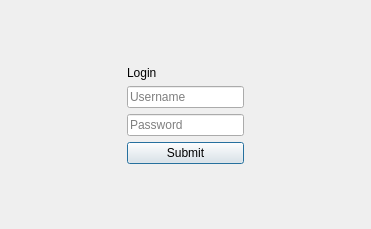
<?xml version="1.0" encoding="UTF-8"?>
<ui version="4.0">
 <class>Login</class>
 <widget class="QDialog" name="Login">
  <property name="geometry">
   <rect>
    <x>0</x>
    <y>0</y>
    <width>371</width>
    <height>229</height>
   </rect>
  </property>
  <property name="windowTitle">
   <string>Dialog</string>
  </property>
  <layout class="QHBoxLayout" name="horizontalLayout">
   <item>
    <spacer name="horizontalSpacer">
     <property name="orientation">
      <enum>Qt::Horizontal</enum>
     </property>
     <property name="sizeHint" stdset="0">
      <size>
       <width>40</width>
       <height>20</height>
      </size>
     </property>
    </spacer>
   </item>
   <item>
    <layout class="QVBoxLayout" name="verticalLayout">
     <item>
      <spacer name="verticalSpacer">
       <property name="orientation">
        <enum>Qt::Vertical</enum>
       </property>
       <property name="sizeHint" stdset="0">
        <size>
         <width>20</width>
         <height>40</height>
        </size>
       </property>
      </spacer>
     </item>
     <item>
      <widget class="QLabel" name="label">
       <property name="text">
        <string>Login</string>
       </property>
      </widget>
     </item>
     <item>
      <widget class="QLineEdit" name="loginLine">
       <property name="placeholderText">
        <string>Username</string>
       </property>
      </widget>
     </item>
     <item>
      <widget class="QLineEdit" name="passwordLine">
       <property name="placeholderText">
        <string>Password</string>
       </property>
      </widget>
     </item>
     <item>
      <widget class="QPushButton" name="submitPB">
       <property name="text">
        <string>Submit</string>
       </property>
      </widget>
     </item>
     <item>
      <spacer name="verticalSpacer_2">
       <property name="orientation">
        <enum>Qt::Vertical</enum>
       </property>
       <property name="sizeHint" stdset="0">
        <size>
         <width>20</width>
         <height>40</height>
        </size>
       </property>
      </spacer>
     </item>
    </layout>
   </item>
   <item>
    <spacer name="horizontalSpacer_2">
     <property name="orientation">
      <enum>Qt::Horizontal</enum>
     </property>
     <property name="sizeHint" stdset="0">
      <size>
       <width>40</width>
       <height>20</height>
      </size>
     </property>
    </spacer>
   </item>
  </layout>
 </widget>
 <resources/>
 <connections/>
</ui>
